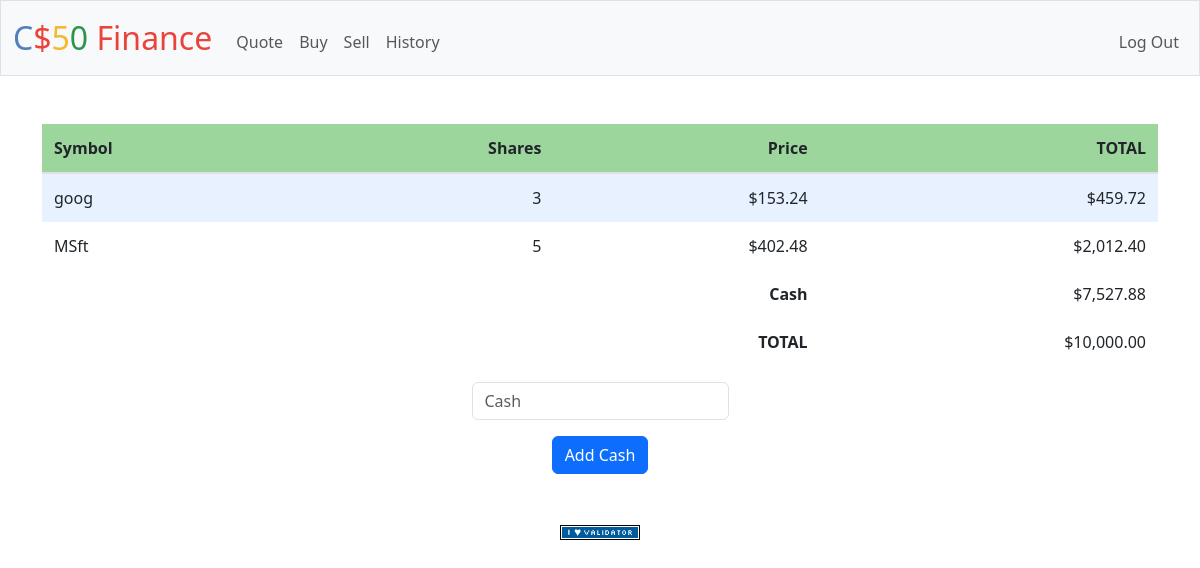
Page / (signed in) on the earlier database version.
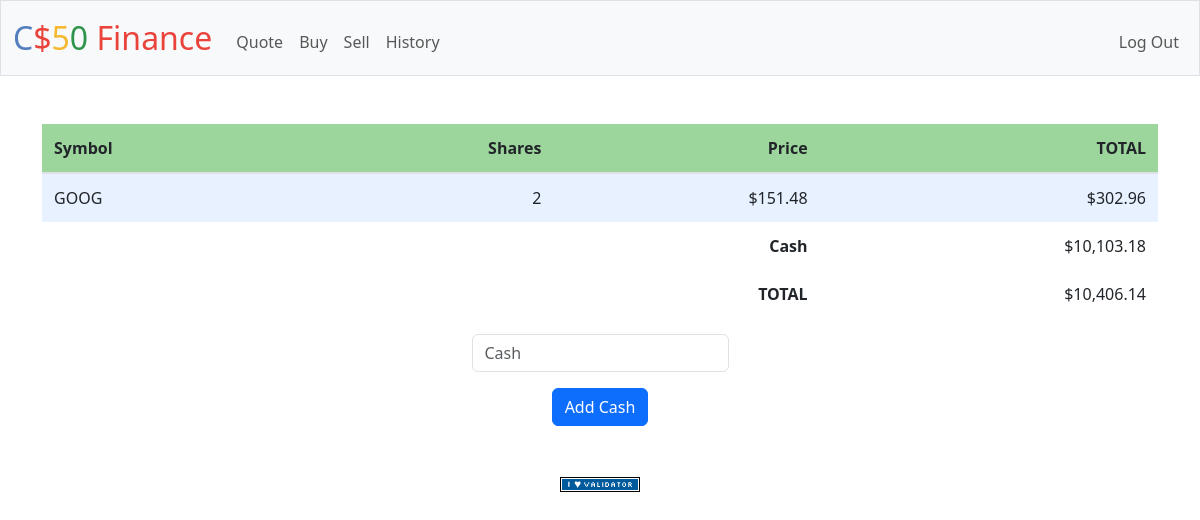
Same page on the later database version.
### tables this page shows
CREATE TABLE portfolio (
    user_id INTEGER NOT NULL,
    symbol TEXT NOT NULL,
    shares INTEGER NOT NULL,
    price NUMERIC NOT NULL,
    total NUMERIC GENERATED ALWAYS AS (shares * price) STORED,
    FOREIGN KEY (user_id) REFERENCES users(id)
);

CREATE TABLE users (
    id INTEGER PRIMARY KEY AUTOINCREMENT NOT NULL,
    username TEXT NOT NULL,
    hash TEXT NOT NULL,
    cash NUMERIC NOT NULL DEFAULT 10000.00
);

### app.py (the view)
@app.route("/")
@login_required
def index():
    user_id = session["user_id"]
    portfolio = db.execute("SELECT symbol, shares, price, total FROM portfolio WHERE user_id = ?", user_id)
    cash = db.execute("SELECT cash FROM users WHERE id = ?", user_id)[0]["cash"]
    total = cash + sum([row["total"] for row in portfolio])
    return render_template("index.html", portfolio=portfolio, cash=cash, total=total)

### app.py (called while the page is built)
@app.after_request
def after_request(response):
    response.headers["Cache-Control"] = "no-cache, no-store, must-revalidate"
    response.headers["Expires"] = 0
    response.headers["Pragma"] = "no-cache"
    return response

### helpers.py (called while the page is built)
def login_required(f):
    @wraps(f)
    def decorated_function(*args, **kwargs):
        if session.get("user_id") is None:
            return redirect("/login")
        return f(*args, **kwargs)
    return decorated_function

def usd(value):
    return f"${value:,.2f}"

### templates/index.html (shortened to what this page needs)
{% extends "layout.html" %}
{% block main %}
<div>
    <table>
            <thead>
                <tr>
                    <th class="text-start">Symbol</th>
                    <th class="text-end">Shares</th>
                    <th class="text-end">Price</th>
                    <th class="text-end">TOTAL</th>
                </tr>
            </thead>
            <tbody>
                {% for stock in portfolio %}
                    <tr>
                        <td class="text-start"> {{ stock['symbol'] }}</td>
                        <td class="text-end"> {{ stock['shares'] }}</td>
                        <td class="text-end"> {{ stock['price'] | usd }}</td>
                        <td class="text-end"> {{ stock['total'] | usd }}</td>
                    </tr>
                {% endfor %}
            </tbody>
            <tfoot>
                <tr>
                    <td class="border-0 fw-bold text-end" colspan="3">Cash</td>
                    <td class="border-0 text-end">{{ cash | usd }}</td>
                </tr>
                <tr>
                    <td class="border-0 fw-bold text-end" colspan="3">TOTAL</td>
                    <td class="border-0 w-bold text-end"> {{ total | usd }} </td>
                </tr>
            </tfoot>
    </table>
</div>
<div>
        <form action="/addcash" method="post">
            <div class="mb-3">
                <input autocomplete="off" autofocus class="form-control mx-auto w-auto" name="cash" placeholder="Cash" type="number" min="0.01" step="0.01">
            </div>
            <button class="btn btn-primary" type="submit">Add Cash</button>
        </form>
</div>
{% endblock %}

### templates/layout.html (shortened to what this page needs)
<!DOCTYPE html>
<html lang="en">
    <head>
        <link href="https://cdn.jsdelivr.net/npm/bootstrap@5.3.3/dist/css/bootstrap.min.css" rel="stylesheet">
        <link href="/static/styles.css" rel="stylesheet">
    </head>
    <body>
        <nav class="bg-light border navbar navbar-expand-md navbar-light">
            <div class="container-fluid">
                <a class="navbar-brand" href="/"><span class="blue">C</span><span class="red">$</span><span class="yellow">5</span><span class="green">0</span> <span class="red">Finance</span></a>
                <div class="collapse navbar-collapse" id="navbar">
                    {% if session["user_id"] %}
                        <ul class="navbar-nav me-auto mt-2">
                            <li class="nav-item"><a class="nav-link" href="/quote">Quote</a></li>
                            <li class="nav-item"><a class="nav-link" href="/buy">Buy</a></li>
                            <li class="nav-item"><a class="nav-link" href="/sell">Sell</a></li>
                            <li class="nav-item"><a class="nav-link" href="/history">History</a></li>
                        </ul>
                        <ul class="navbar-nav ms-auto mt-2">
                            <li class="nav-item"><a class="nav-link" href="/logout">Log Out</a></li>
                        </ul>
                    {% else %}
                        <ul class="navbar-nav ms-auto mt-2">
                            <li class="nav-item"><a class="nav-link" href="/register">Register</a></li>
                            <li class="nav-item"><a class="nav-link" href="/login">Log In</a></li>
                        </ul>
                    {% endif %}
                </div>
            </div>
        </nav>
        <main class="container py-5 text-center">
            {% block main %}{% endblock %}
        </main>
        <footer class="mb-5">
            <form action="https://validator.w3.org/check" class="text-center" enctype="multipart/form-data" method="post" target="_blank">
                <input alt="Validate" src="/static/I_heart_validator.png" type="image">
            </form>
        </footer>
    </body>
</html>

### static/styles.css (style rules this page uses)
nav .navbar-brand { font-size: xx-large; }
nav .navbar-brand .blue { color: #537fbe; }
nav .navbar-brand .red { color: #ea433b; }
nav .navbar-brand .yellow { color: #f5b82e; }
nav .navbar-brand .green { color: #2e944b; }
table { background-color: transparent; margin-bottom: 1rem; width: 100%; }
table th, table td { padding: 0.75rem; vertical-align: middle; }
tbody tr:nth-of-type(odd) { background-color: rgb(179, 208, 255, 0.3) }
thead th { vertical-align: bottom; border-bottom: 2px solid #dee2e6; background-color: #9dd69d; }

Differences in the rows shown:
removed portfolio: symbol "MSft", shares "5", price "$402.48", total "$2,012.40"
changed portfolio: symbol "goog" → "GOOG"; shares "3" → "2"; price "$153.24" → "$151.48"; total "$459.72" → "$302.96"
changed users: cash "$7,527.88" → "$10,103.18"
Other differences:
{{ total | usd }}: "$10,000.00" → "$10,406.14"
